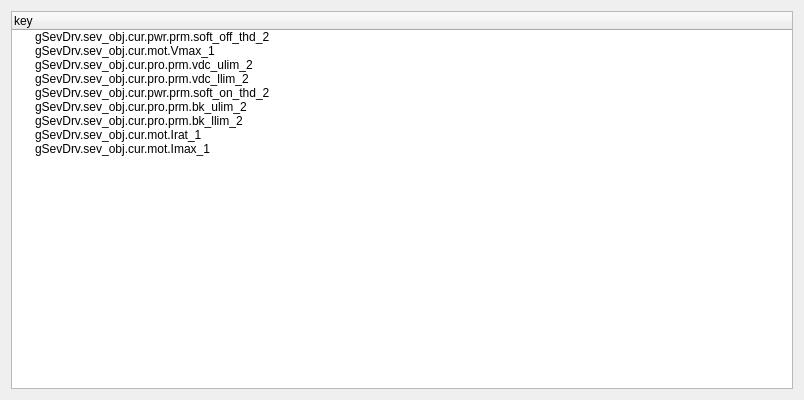
<?xml version="1.0" encoding="UTF-8"?>
<ui version="4.0">
 <class>Form</class>
 <widget class="QWidget" name="Form">
  <property name="geometry">
   <rect>
    <x>0</x>
    <y>0</y>
    <width>804</width>
    <height>400</height>
   </rect>
  </property>
  <property name="windowTitle">
   <string>Form</string>
  </property>
  <layout class="QVBoxLayout" name="verticalLayout">
   <item>
    <widget class="QTreeWidget" name="treeWidget">
     <column>
      <property name="text">
       <string>key</string>
      </property>
     </column>
     <item>
      <property name="text">
       <string>gSevDrv.sev_obj.cur.pwr.prm.soft_off_thd_2</string>
      </property>
     </item>
     <item>
      <property name="text">
       <string>gSevDrv.sev_obj.cur.mot.Vmax_1</string>
      </property>
     </item>
     <item>
      <property name="text">
       <string>gSevDrv.sev_obj.cur.pro.prm.vdc_ulim_2</string>
      </property>
     </item>
     <item>
      <property name="text">
       <string>gSevDrv.sev_obj.cur.pro.prm.vdc_llim_2</string>
      </property>
     </item>
     <item>
      <property name="text">
       <string>gSevDrv.sev_obj.cur.pwr.prm.soft_on_thd_2</string>
      </property>
     </item>
     <item>
      <property name="text">
       <string>gSevDrv.sev_obj.cur.pro.prm.bk_ulim_2</string>
      </property>
     </item>
     <item>
      <property name="text">
       <string>gSevDrv.sev_obj.cur.pro.prm.bk_llim_2</string>
      </property>
     </item>
     <item>
      <property name="text">
       <string>gSevDrv.sev_obj.cur.mot.Irat_1</string>
      </property>
     </item>
     <item>
      <property name="text">
       <string>gSevDrv.sev_obj.cur.mot.Imax_1</string>
      </property>
     </item>
    </widget>
   </item>
  </layout>
 </widget>
 <resources/>
 <connections/>
</ui>
